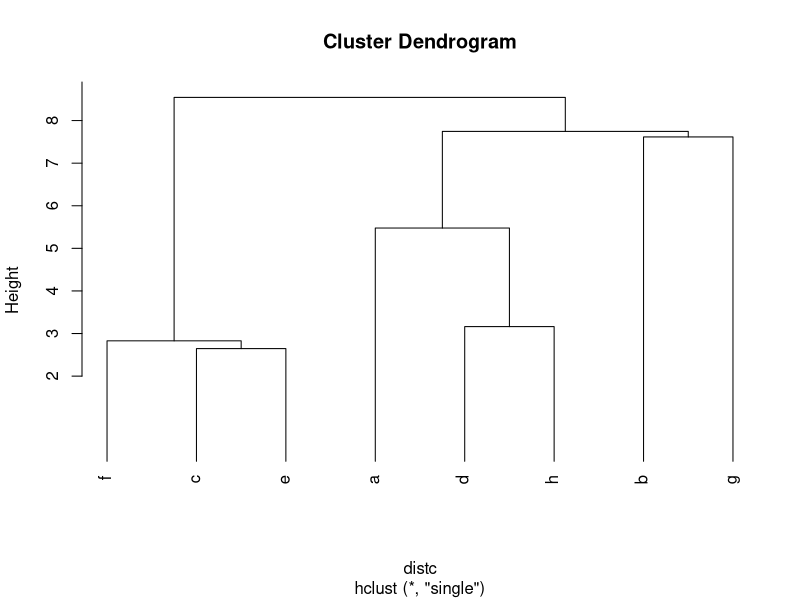

This chart was generated by the following R code:
## ---- chunk 1
knitr::opts_chunk$set(echo = TRUE)
distance_matrix <- matrix(c(0, 5, 8, 4, 7, 7, 8, 2,
                            5, 0, 6, 4, 5, 4, 3, 4,
                            8, 6, 0, 5, 1, 2, 7, 6,
                            4, 4, 5, 0, 4, 4, 7, 1,
                            7, 5, 1, 4, 0, 1, 7, 5,
                            7, 4, 2, 4, 1, 0, 5, 5,
                            8, 3, 7, 7, 7, 5, 0, 8,
                            2, 4, 6, 1, 5, 5, 8, 0), nrow=8, byrow=TRUE)

# Column and row names
colnames(distance_matrix) <- letters[1:8]
rownames(distance_matrix) <- letters[1:8]

distc= dist(distance_matrix)
hc =hclust(distc, method = 'single')
plot(hc, hang = -1)

cluster= cutree(hc, k=4)
cluster
